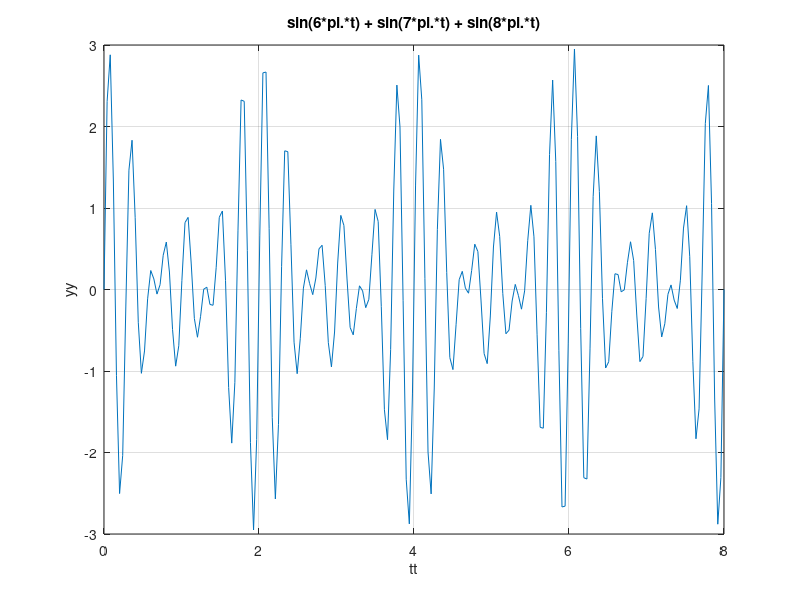

Write MATLAB code to recreate this figure.
%alinea f)
t = linspace(0,8,200);
qt = sin(6*pi.*t) + sin(7*pi.*t) + sin(8*pi.*t);

%f1 = 3; f2 = 3,5; f3 = 4
%lambda = 10; f1 = 30; f2 = 35; f3 = 40
%f0 = (1/lambda) * MDC(30,35,40) = 5/10 = 0.5

%f = ?   T = 1/f   A = valor máximo
f = 0.5
A = 2.951
T = 2

plot(t, qt) 
title('sin(6*pi.*t) + sin(7*pi.*t) + sin(8*pi.*t)')
xlabel('tt')
ylabel('yy')
grid on